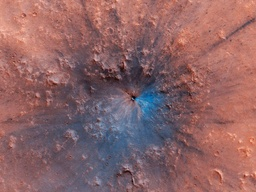
#> input picture Pictures/22574_PIA23304.jpg, 256 x 192 px, shrunk from 2560 x 1920 before the run
$ python balanced_crater_detection.py
#> lines starting #> are read from the running program, lines starting #| are printed output that depends on the picture; after the words box and inside, x2 and y2 are one past the last pixel; in counts of white or black regions, pixels touching at a corner belong together
### crater_detection.py
"""
Crater Detection Module for CubeSat Imaging Payload
Detects circular features (craters, depressions) in surface imagery
using Hough circle transform and contour analysis.

No clue if ts work or not btw
"""

import cv2
import numpy as np
from dataclasses import dataclass
from typing import List, Tuple


@dataclass
class CraterFeature:
    """Metadata for detected crater feature."""
    center_x: int          # pixel coordinate
    center_y: int          # pixel coordinate
    radius: int            # pixels
    confidence: float      # 0.0 to 1.0
    area_fraction: float   # fraction of image area occupied

    # [8 lines left out: function to_dict, not called in this run]


class CraterDetector:
    """
    Detects circular features (craters) in preprocessed images.
    Optimized for CubeSat onboard processing.
    """

    # [156 lines left out: functions __init__, detect_craters_hough, detect_craters_contour, detect_craters, filter_by_size, filter_by_confidence, not called in this run]


def visualize_detections(image: np.ndarray, features: List[CraterFeature],
                        output_path: str = None) -> np.ndarray:
    """
    Visualize detected craters on image.

    Parameters:
        image: original or preprocessed image
        features: list of CraterFeature objects
        output_path: optional path to save visualization

    Returns:
        Image with drawn circles
    """
    # Convert to RGB if grayscale for visualization
    if len(image.shape) == 2:
        img_vis = cv2.cvtColor(image, cv2.COLOR_GRAY2BGR)
    else:
        img_vis = image.copy()

    # Draw detected circles
    for feature in features:
        cv2.circle(img_vis, (feature.center_x, feature.center_y),
                  feature.radius, (0, 255, 0), 2)
        cv2.circle(img_vis, (feature.center_x, feature.center_y),
                  3, (0, 0, 255), -1)  # Center point

    if output_path:
        cv2.imwrite(output_path, img_vis)

    return img_vis

### balanced_crater_detection.py
"""
Balanced crater detection for Mars images
Combines Hough circles with contour filtering for better accuracy
"""

import cv2
import numpy as np
import os
from crater_detection import CraterDetector, visualize_detections

def detect_craters_balanced(image_path, output_path='balanced_craters.jpg'):
    """
    Balanced approach: Hough circles + contour validation
    """
#> called with image_path = 'Pictures/22574_PIA23304.jpg', output_path = 'balanced_craters.jpg'
    if not os.path.exists(image_path):
        print(f"Error: {image_path} not found")
        return []

    print(f"Loading: {image_path}")
    img = cv2.imread(image_path)
#> img is the input picture: shape (192, 256, 3); mean B, G, R 102.1, 100.6, 141.9
    img_gray = cv2.cvtColor(img, cv2.COLOR_BGR2GRAY)
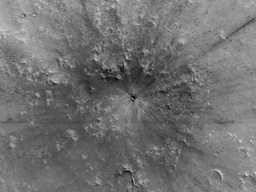
#> img_gray: shape (192, 256); min 5, max 212, mean 113.1

    print(f"Image shape: {img.shape}")
#| Image shape: (192, 256, 3)

    # Enhanced preprocessing
    clahe = cv2.createCLAHE(clipLimit=2.5, tileGridSize=(12, 12))
    img_enhanced = clahe.apply(img_gray)
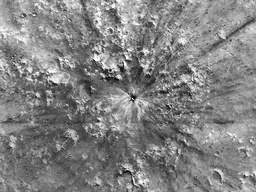
#> img_enhanced: shape (192, 256); min 4, max 255, mean 130.8

    # Gaussian blur to reduce noise
    img_blurred = cv2.GaussianBlur(img_enhanced, (3, 3), 0)
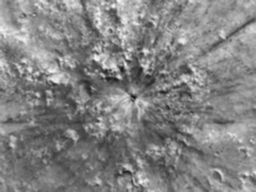
#> img_blurred: shape (192, 256); min 19, max 248, mean 130.9

    # Edge detection
    edges = cv2.Canny(img_blurred, 40, 120)
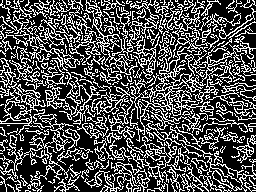
#> edges: shape (192, 256); 31.5% white in thin lines or dots

    # Hough circles with parameters tuned for prominent craters (more sensitive)
    circles = cv2.HoughCircles(
        edges,
        cv2.HOUGH_GRADIENT,
        dp=1.2,          # Resolution scale
        minDist=60,      # Minimum distance between centers (reduced)
        param1=80,       # Upper threshold for Canny (reduced)
        param2=25,       # Accumulator threshold (reduced for more sensitivity)
        minRadius=15,    # Minimum radius (reduced)
        maxRadius=200    # Maximum radius (increased for large central craters)
    )
#> circles = [[95.4, 90.6, 77.04], [183, 78.6, 72.12], [149.4, 129, 61.2], [60.6, 144.6, 46.2], [209.4, 147, 42.24], [48.6, 42.6, 42.12], [114.6, 191.4, 73.92], [127.8, 31.8, 31.32], [4.2, 183, 109.6], [255, 75, 62.04], [197.4, 4.2, 56.76], [22.2, 96.6, 22.44]]

    craters = []
    if circles is not None:
        circles = np.uint16(np.around(circles))
#> circles = [[95, 91, 77], [183, 79, 72], [149, 129, 61], [61, 145, 46], [209, 147, 42], [49, 43, 42], [115, 191, 74], [128, 32, 31], [4, 183, 110], [255, 75, 62], [197, 4, 57], [22, 97, 22]]
        height, width = img_gray.shape
#> height = 192; width = 256

        print(f"Hough circles found: {len(circles[0])}")
#| Hough circles found: 12

        for circle in circles[0]:
            x, y, r = circle

            # Validate circle is within bounds
            if x - r >= 0 and x + r < width and y - r >= 0 and y + r < height:
                # Additional validation: check if center is relatively dark (crater floor)
                center_region = img_gray[y-5:y+5, x-5:x+5]
                if center_region.size > 0:
                    center_brightness = np.mean(center_region)
                    rim_region = img_gray[y-r:y-r+10, x-r:x+r]  # Sample rim
                    if rim_region.size > 0:
                        rim_brightness = np.mean(rim_region)
                        brightness_ratio = center_brightness / max(rim_brightness, 1)

                        # Craters typically have dark centers (relaxed threshold)
                        if brightness_ratio < 0.95:
                            confidence = 0.7 + (0.3 * (1 - brightness_ratio))
                            area_fraction = (np.pi * r**2) / (height * width)

                            from crater_detection import CraterFeature
                            craters.append(CraterFeature(
                                center_x=int(x),
                                center_y=int(y),
                                radius=int(r),
                                confidence=min(confidence, 1.0),
                                area_fraction=float(area_fraction)
                            ))
#> this loop made 12 passes
#> (x, y, r, center_brightness, rim_brightness, brightness_ratio) on passes 3 to 5: (149, 129, 61, 86.5, 81.27, 1.06), (61, 145, 46, 100.4, 98.43, 1.02), (209, 147, 42, 119.6, 110, 1.09)
#> after the loop, craters = 5 items

    # Sort by confidence and take top candidates
    craters.sort(key=lambda c: c.confidence, reverse=True)
    craters = craters[:25]  # Allow more detections (was 15)

    print(f"\n{'='*60}")
    print(f"FINAL CRATERS DETECTED: {len(craters)}")
#| FINAL CRATERS DETECTED: 5
    print(f"{'='*60}\n")

    for i, crater in enumerate(craters, 1):
        print(f"Crater {i}:")
        print(f"  Location: ({crater.center_x}, {crater.center_y})")
        print(f"  Radius: {crater.radius} pixels")
        print(f"  Confidence: {crater.confidence:.3f}")
        print()
#> this loop made 5 passes
#> (printed output is left out)

    # Save visualization
    img_vis = visualize_detections(img, craters, output_path=output_path)
#> the loop in visualize_detections, `for feature in features:` made 5 passes
#> after the loop in visualize_detections, `for feature in features:`:
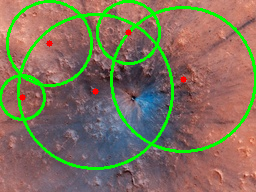
#> img_vis: shape (192, 256, 3); 9.38% of pixels changed, all inside (x1, y1, x2, y2) = (0, 0, 256, 170)
    print(f"Visualization saved to: {output_path}")

    return craters

if __name__ == '__main__':
    # Test on the Mars image
    image_path = 'Pictures/22574_PIA23304.jpg'
    detect_craters_balanced(image_path)

$ run again, with enhanced_image.jpg copied over Pictures/22574_PIA23304.jpg
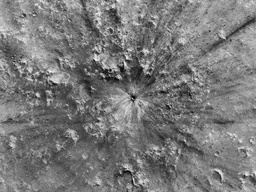
#> input picture enhanced_image.jpg, 256 x 192 px, shrunk from 2560 x 1920 before the run
#> in detect_craters_balanced, img is the input picture: shape (192, 256, 3); min 0, max 249, mean 121.3
#| Image shape: (192, 256, 3)
#> in detect_craters_balanced, `edges = cv2.Canny(img_blurred, 40, 120)`:
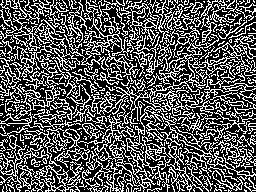
#> edges: shape (192, 256); 34.6% white in thin lines or dots
#> in detect_craters_balanced, `circles = cv2.HoughCircles( edges, cv2.HOUGH_GRADIENT, dp=1.2,`: circles = 14 rows, first 8: [96.6, 100.2, 90], [156.6, 103.8, 81.48], [135, 191.4, 120.1], [54.6, 54.6, 54.12], [205.8, 64.2, 50.16], [136.2, 42.6, 43.32], [39, 117, 39.48], [214.2, 129, 35.64]
#> in detect_craters_balanced, `circles = np.uint16(np.around(circles))`: circles = 14 rows, first 8: [97, 100, 90], [157, 104, 81], [135, 191, 120], [55, 55, 54], [206, 64, 50], [136, 43, 43], [39, 117, 39], [214, 129, 36]
#| Hough circles found: 14
#> the loop in detect_craters_balanced, `for circle in circles[0]:` made 14 passes
#> (x, y, r, center_brightness, rim_brightness, brightness_ratio) on pass 8: (214, 129, 36, 145.4, 123.3, 1.18)
#> after the loop in detect_craters_balanced, `for circle in circles[0]:`: craters = 5 items
#| FINAL CRATERS DETECTED: 5
#> the loop in detect_craters_balanced, `for i, crater in enumerate(craters, 1):` made 5 passes
#> (printed output is left out)
#> the loop in visualize_detections, `for feature in features:` made 5 passes
#> after the loop in visualize_detections, `for feature in features:`:
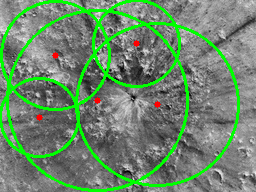
#> img_vis: shape (192, 256, 3); 11.51% of pixels changed, all inside (x1, y1, x2, y2) = (0, 0, 240, 192)
